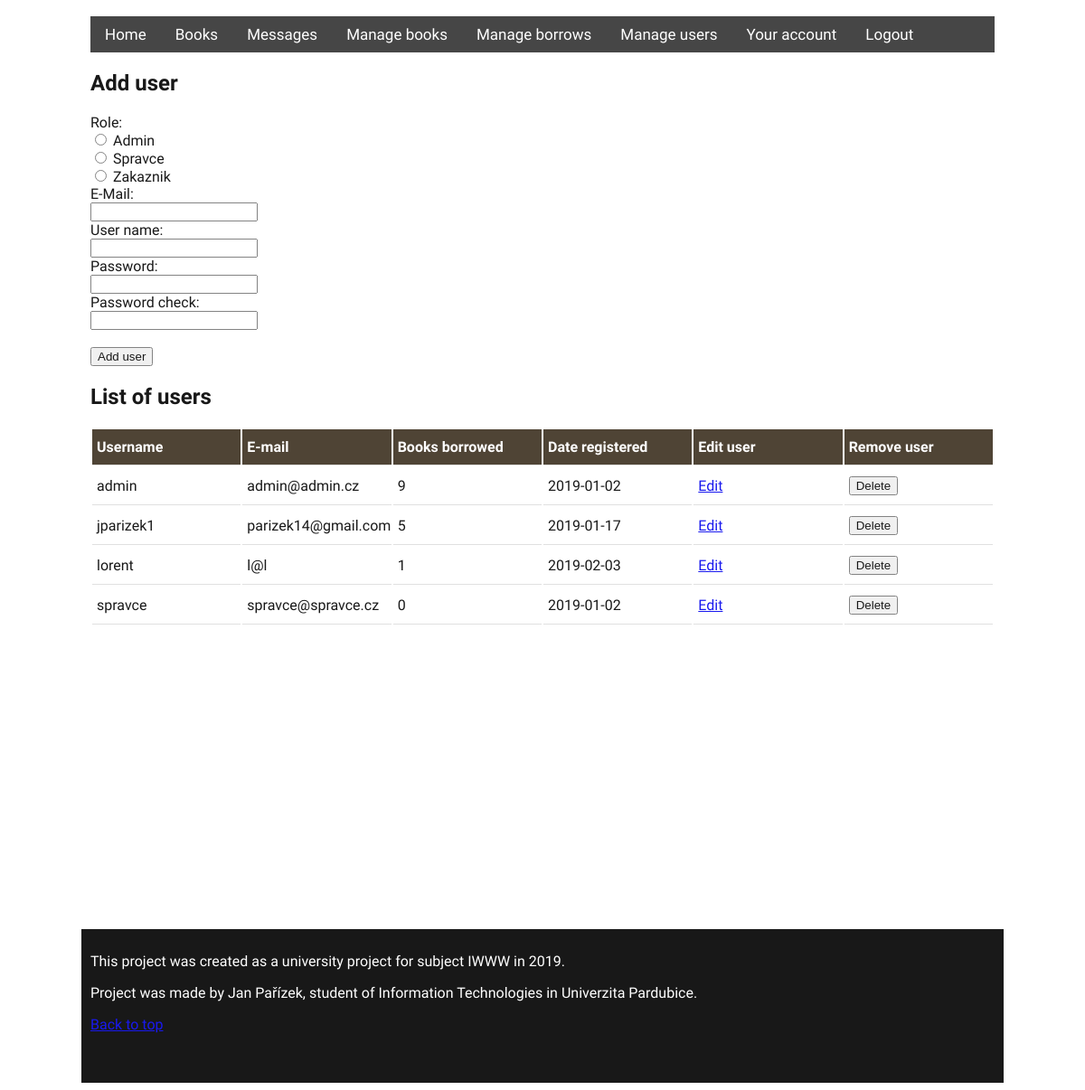
The app's page /code/index.php?page=manageusers (signed in) with its own data.
### tables this page shows
CREATE TABLE IF NOT EXISTS `uzivatele` (
  `id` int(11) NOT NULL,
  `role` varchar(20) NOT NULL,
  `username` varchar(30) NOT NULL,
  `email` varchar(50) NOT NULL,
  `password` varchar(32) NOT NULL,
  `datumRegistrace` date NOT NULL
);

### code/data/functions.php (called while the page is built, shortened)
<?php
function getAmountBorrows($id) {
    $servername = "sql2.webzdarma.cz";
    $username = "st52545webzd2482";
    $password = "Databaze1";
    $dbname = "st52545webzd2482";
    $conn = new mysqli($servername, $username, $password, $dbname);
    $sql = "SELECT COUNT(*) as c FROM pujcky where uzivatel_id = " . $id;
    $result = $conn->query($sql);
    $row = $result->fetch_assoc();
    $booksAmount = $row["c"];
    return $booksAmount;
}
?>

### code/pages/manageUsers.php (the view, shortened to what this page needs)
<?php
include_once './data/functions.php';
?>
<div class="formm">
    <h2>Add user</h2>
    <form method="post">
        Role:<br>
        <input type="radio" name="role" value="admin"> Admin<br>
        <input type="radio" name="role" value="spravce"> Spravce<br>
        <input type="radio" name="role" value="zakaznik"> Zakaznik<br>
        E-Mail:<br>
        <input type="email" name="email" required><br>
        User name:<br>
        <input type="text" name="username" required><br>
        Password:<br>
        <input type="password" name="password" required><br>
        Password check:<br>
        <input type="password" name="password_check" required><br>
        <br>
        <input type="submit" name="register" value="Add user">
    </form>
</div>
<?php
$sql = "SELECT * FROM uzivatele ORDER BY username";
$result = $conn->query($sql);
if ($result->num_rows > 0) {
    echo "<h2>List of users</h2>";
    echo "<table><tr><th>Username</th><th>E-mail</th><th>Books borrowed</th><th>Date registered</th><th>Edit user</th><th>Remove user</th></tr>";
    while ($row = $result->fetch_assoc()) {
        $iduser = $row["id"];
        $username = $row["username"];
        $email = $row["email"];
        $dateregister = $row["datumRegistrace"];
        $amountborrow = getAmountBorrows($row["id"]);
        echo "<tr><td>".$username."</td><td>".$email."</td><td>".$amountborrow."</td><td>".$dateregister."</td>";
        echo '<td><a class="link" href="?page=edituser&iduser='.$iduser.'">Edit</a></td>'; ?>
                <td><form action="/pages/deleteUser.php" method="post">
                        <input type="submit" name="delete" value="Delete"></form></td></tr>
        <?php
    }
}
echo "</table>";
?>

### code/styles/style.css (style rules this page uses)
body { font-family: "Sarabun"; background-image: url("https://i.imgur.com/P1TLR6t.jpg"); background-repeat: no-repeat; background-size: auto; position: relative; }
table { align-content: center; overflow-x:auto; width: 100%; }
th { background-color: #3d3020; color: white; text-align: center; }
th, td { border-bottom: 1px solid #ddd; position: relative; padding: 10px 5px; text-align: left; }
table { overflow-x:auto; table-layout: fixed; width: 100%; }

### records on screen
uzivatele: username "admin", email "admin@admin.cz", amountborrow "9", datumRegistrace "2019-01-02"
uzivatele: username "jparizek1", email "parizek14@gmail.com", amountborrow "5", datumRegistrace "2019-01-17"
uzivatele: username "lorent", email "l@l", amountborrow "1", datumRegistrace "2019-02-03"
uzivatele: username "spravce", email "spravce@spravce.cz", amountborrow "0", datumRegistrace "2019-01-02"
